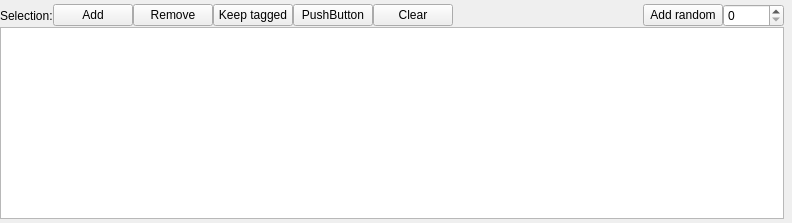
              <widget class="QFrame" name="frame_4">
               <property name="frameShape">
                <enum>QFrame::NoFrame</enum>
               </property>
               <property name="frameShadow">
                <enum>QFrame::Raised</enum>
               </property>
               <property name="lineWidth">
                <number>0</number>
               </property>
               <layout class="QGridLayout" name="gridLayout_18">
                <property name="leftMargin">
                 <number>0</number>
                </property>
                <property name="topMargin">
                 <number>4</number>
                </property>
                <property name="rightMargin">
                 <number>8</number>
                </property>
                <property name="bottomMargin">
                 <number>4</number>
                </property>
                <property name="spacing">
                 <number>0</number>
                </property>
                <item row="0" column="7">
                 <widget class="QPushButton" name="bt_add_random">
                  <property name="toolTip">
                   <string>Add to image browser n random images matching the current query</string>
                  </property>
                  <property name="text">
                   <string>Add random</string>
                  </property>
                 </widget>
                </item>
                <item row="1" column="0" colspan="10">
                 <widget class="QTableView" name="tv_image_browser">
                  <property name="alternatingRowColors">
                   <bool>false</bool>
                  </property>
                  <property name="selectionBehavior">
                   <enum>QAbstractItemView::SelectRows</enum>
                  </property>
                  <property name="horizontalScrollMode">
                   <enum>QAbstractItemView::ScrollPerPixel</enum>
                  </property>
                  <attribute name="verticalHeaderShowSortIndicator" stdset="0">
                   <bool>false</bool>
                  </attribute>
                 </widget>
                </item>
                <item row="0" column="2">
                 <widget class="QPushButton" name="bt_remove_from_selection">
                  <property name="toolTip">
                   <string>Remove from image browser images matching the current query</string>
                  </property>
                  <property name="text">
                   <string>Remove</string>
                  </property>
                 </widget>
                </item>
                <item row="0" column="3">
                 <widget class="QPushButton" name="bt_keep_annotated">
                  <property name="toolTip">
                   <string>Remove from image brawser all images that are not tagged with an annotation</string>
                  </property>
                  <property name="text">
                   <string>Keep tagged</string>
                  </property>
                 </widget>
                </item>
                <item row="0" column="0">
                 <widget class="QLabel" name="lbl_selection">
                  <property name="font">
                   <font>
                    <weight>50</weight>
                    <bold>false</bold>
                   </font>
                  </property>
                  <property name="text">
                   <string>Selection:</string>
                  </property>
                 </widget>
                </item>
                <item row="0" column="1">
                 <widget class="QPushButton" name="bt_add_to_selection">
                  <property name="toolTip">
                   <string>Add to image browser images matching the current query</string>
                  </property>
                  <property name="text">
                   <string>Add</string>
                  </property>
                 </widget>
                </item>
                <item row="0" column="5">
                 <widget class="QPushButton" name="bt_clear_selection">
                  <property name="text">
                   <string>Clear</string>
                  </property>
                 </widget>
                </item>
                <item row="0" column="6">
                 <spacer name="horizontalSpacer_3">
                  <property name="orientation">
                   <enum>Qt::Horizontal</enum>
                  </property>
                  <property name="sizeHint" stdset="0">
                   <size>
                    <width>190</width>
                    <height>20</height>
                   </size>
                  </property>
                 </spacer>
                </item>
                <item row="0" column="8">
                 <widget class="QSpinBox" name="sp_add_random_count">
                  <property name="maximum">
                   <number>10000</number>
                  </property>
                 </widget>
                </item>
                <item row="0" column="4">
                 <widget class="QPushButton" name="pushButton">
                  <property name="text">
                   <string>PushButton</string>
                  </property>
                 </widget>
                </item>
               </layout>
              </widget>
